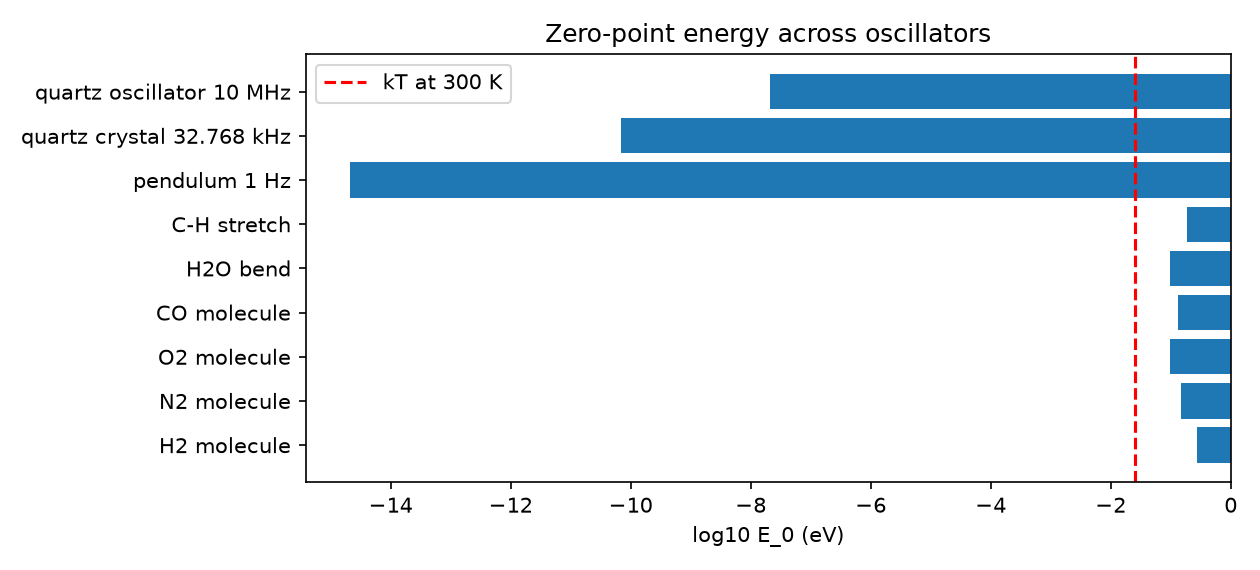

Generate this figure with Python:
# ZERO-POINT ENERGY (Codex index #21; Quantum, NUM).
# E_n = (n + 1/2) hbar omega. The ground state of an oscillator
# is NOT zero: E_0 = (1/2) hbar omega, and it is not removable
# (it is the uncertainty floor of index #20, wearing a number).
# Scale table across real oscillators; the comparison energy is
# k_B T at 300 K (0.02585 eV): wherever E_0 >> k_B T, the
# oscillator lives in its ground state at room temperature and
# its zero-point motion is a room-temperature fact.
# Gates (arithmetic/known-value checks, stated as such):
#   G1 H2 molecule: E_0 within 5% of the known 0.27 eV
#   G2 level spacing E_1 - E_0 = hbar omega exactly in the table
#   G3 every molecular row's level SPACING hbar*omega = 2 E_0
#      exceeds 5 k_B T (first excited state thermally empty at
#      300 K -- the correct freeze criterion is the spacing, not
#      E_0 itself; O2's E_0 alone is only 3.8 kT)

import json
import numpy as np
import matplotlib
matplotlib.use("Agg")
import matplotlib.pyplot as plt

HBAR = 1.054571817e-34
EV = 1.602176634e-19
KB_T_300 = 1.380649e-23 * 300 / EV      # 0.025852 eV

# name, vibrational wavenumber (cm^-1) for molecules, or angular
# frequency omega (rad/s) directly; source: standard spectroscopy
ROWS = []
SPECS = [
    ("H2 molecule", 4401.2),
    ("N2 molecule", 2358.6),
    ("O2 molecule", 1580.2),
    ("CO molecule", 2169.8),
    ("H2O bend", 1595.0),
    ("C-H stretch", 2960.0),
]
for name, wn in SPECS:
    omega = 2 * np.pi * 2.99792458e10 * wn      # rad/s
    E0 = 0.5 * HBAR * omega / EV
    ROWS.append({"system": name, "omega_rad_s": float(omega),
                 "E0_eV": float(E0), "E1_eV": float(3 * E0),
                 "spacing_eV": float(2 * E0),
                 "E0_over_kT300": float(E0 / KB_T_300)})
    print(f"{name:<14}: omega={omega:.3e} rad/s  E0={E0:.4f} eV  "
          f"(= {E0 / KB_T_300:.1f} kT at 300 K)")

# macroscopic contrast: a 1 Hz pendulum-scale oscillator and a
# quartz watch crystal (32.768 kHz)
for name, f_hz in [("pendulum 1 Hz", 1.0),
                   ("quartz crystal 32.768 kHz", 32768.0),
                   ("quartz oscillator 10 MHz", 1.0e7)]:
    omega = 2 * np.pi * f_hz
    E0 = 0.5 * HBAR * omega / EV
    ROWS.append({"system": name, "omega_rad_s": float(omega),
                 "E0_eV": float(E0), "E1_eV": float(3 * E0),
                 "spacing_eV": float(2 * E0),
                 "E0_over_kT300": float(E0 / KB_T_300)})
    print(f"{name:<26}: E0={E0:.3e} eV (= {E0 / KB_T_300:.2e} kT)")

h2 = ROWS[0]
g1 = abs(h2["E0_eV"] - 0.27) / 0.27 < 0.05
g2 = all(abs(r["E1_eV"] - r["E0_eV"] - r["spacing_eV"]) < 1e-12
         for r in ROWS)
g3 = all(r["spacing_eV"] / KB_T_300 > 5 for r in ROWS[:6])
print(f"G1 H2 E0 ~ 0.27 eV: {g1} | G2 spacing identity: {g2} | "
      f"G3 molecular spacings > 5 kT at 300 K: {g3}")

fig, ax = plt.subplots(figsize=(8.4, 3.8))
names = [r["system"] for r in ROWS]
vals = [r["E0_eV"] for r in ROWS]
ax.barh(names, np.log10(vals))
ax.axvline(np.log10(KB_T_300), color="r", ls="--",
           label="kT at 300 K")
ax.set_xlabel("log10 E_0 (eV)")
ax.set_title("Zero-point energy across oscillators")
ax.legend()
fig.tight_layout()
fig.savefig("zero_point.png", dpi=150)

out = {"kT_300K_eV": KB_T_300, "rows": ROWS,
       "gates": {"G1_H2_known_value": bool(g1),
                 "G2_spacing_identity": bool(g2),
                 "G3_molecules_frozen": bool(g3)}}
with open("zero_point_results.json", "w") as f:
    json.dump(out, f, indent=2)
print("ALL GATES PASS" if all(out["gates"].values()) else "SOME GATE FAILED")
print("Saved zero_point_results.json")
